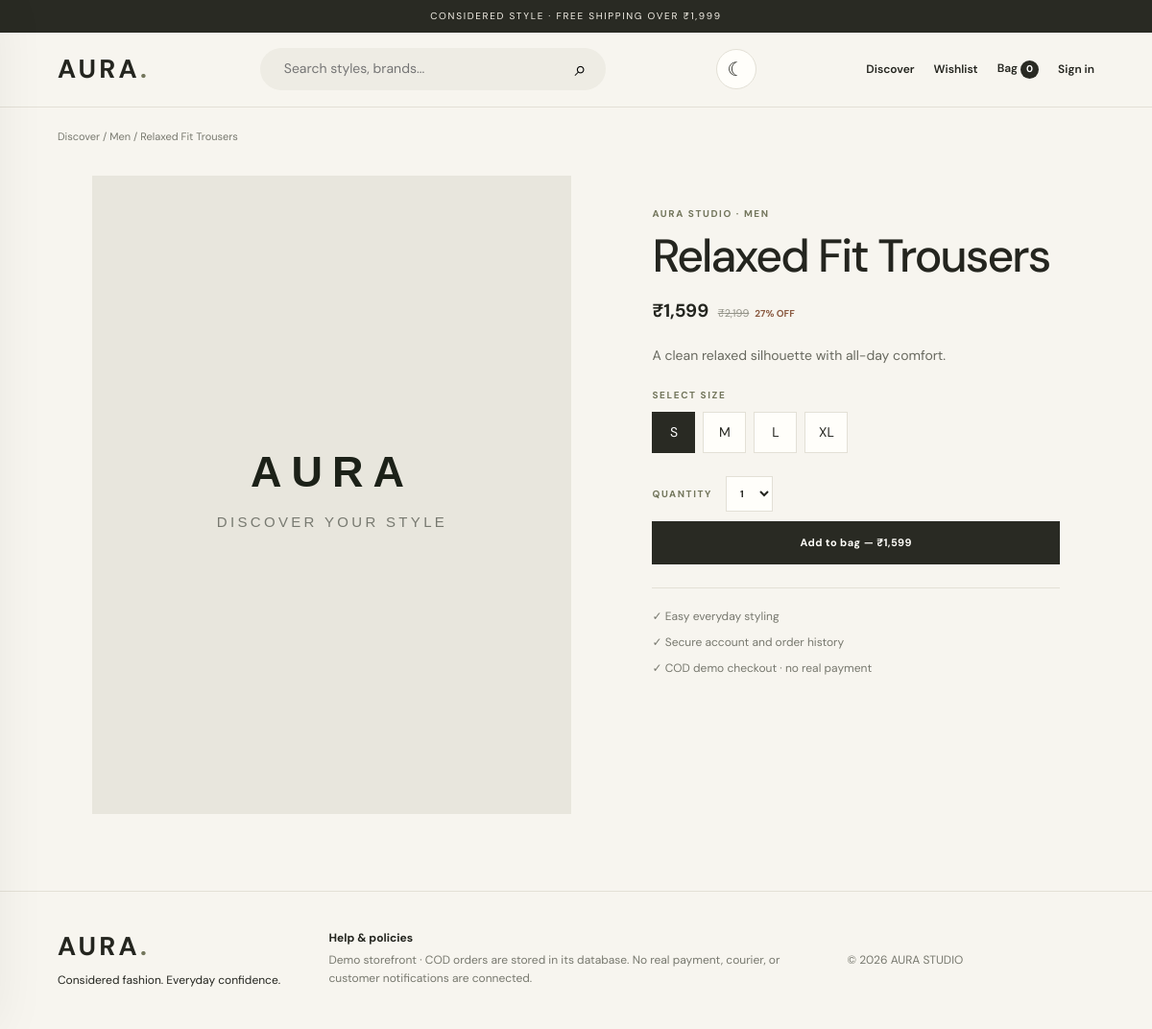
The app's page /product/2 with its own data.
### tables this page shows
CREATE TABLE products(id INTEGER PRIMARY KEY, name TEXT NOT NULL, brand TEXT NOT NULL, category TEXT NOT NULL, price INTEGER NOT NULL, old_price INTEGER NOT NULL DEFAULT 0, sizes TEXT NOT NULL DEFAULT 'One Size', color TEXT NOT NULL DEFAULT '', image TEXT NOT NULL DEFAULT '', description TEXT NOT NULL DEFAULT '', active INTEGER NOT NULL DEFAULT 1, created_at TEXT DEFAULT CURRENT_TIMESTAMP);

### app.py (the view)
@app.route('/product/<int:product_id>')
def product_detail(product_id):
    product=db().execute('SELECT * FROM products WHERE id=? AND active=1',(product_id,)).fetchone()
    if not product: abort(404)
    return render_template('product.html', product=product)

### app.py (called while the page is built)
def db():
    if 'db' not in g:
        g.db = sqlite3.connect(DB_PATH)
        g.db.row_factory = sqlite3.Row
        g.db.execute('PRAGMA foreign_keys = ON')
    return g.db

@app.context_processor
def inject_globals():
    user = None
    if session.get('user_id'):
        user = db().execute('SELECT id,name,email,is_admin FROM users WHERE id=?', (session['user_id'],)).fetchone()
    cart = session.get('cart', {})
    return {'current_user': user, 'cart_count': sum(int(v.get('qty',1)) for v in cart.values()), 'year': 2026}

def csrf_token():
    if '_csrf' not in session: session['_csrf'] = secrets.token_urlsafe(24)
    return session['_csrf']

@app.before_request
def csrf_protect():
    if request.method == 'POST':
        token = request.form.get('_csrf') or request.headers.get('X-CSRF-Token')
        if not token or not secrets.compare_digest(token, session.get('_csrf', '')):
            abort(400, 'Invalid or expired form token. Refresh and try again.')

### templates/product.html
{% extends 'base.html' %}{% block title %}{{ product.name }} — AURA{% endblock %}{% block content %}<div class="breadcrumbs"><a href="{{ url_for('home') }}">Discover</a> / {{ product.category }} / {{ product.name }}</div><section class="detail"><div class="detailimage"><img src="{{ product.image }}" alt="{{ product.name }}" onerror="this.src='{{ url_for('static',filename='product-fallback.svg') }}'"></div><div class="detailcopy"><p class="eyebrow">{{ product.brand }} · {{ product.category }}</p><h1>{{ product.name }}</h1><div class="detailprice">₹{{ '{:,}'.format(product.price) }} <del>₹{{ '{:,}'.format(product.old_price) }}</del>{% if product.old_price>product.price %}<span>{{ ((product.old_price-product.price)*100/product.old_price)|round|int }}% OFF</span>{% endif %}</div><p class="description">{{ product.description }}</p><p class="label">SELECT SIZE</p><form method="post" action="{{ url_for('cart_add',product_id=product.id) }}"><input type="hidden" name="_csrf" value="{{ csrf_token() }}"><div class="sizes">{% for size in product.sizes.split(',') %}<label><input type="radio" name="size" value="{{ size }}" {{ 'checked' if loop.first else '' }}><span>{{ size }}</span></label>{% endfor %}</div><label class="label qtylabel">QUANTITY <select name="qty"><option>1</option><option>2</option><option>3</option></select></label><button class="button dark full">Add to bag — ₹{{ '{:,}'.format(product.price) }}</button></form>{% if current_user %}<form method="post" action="{{ url_for('wishlist_toggle',product_id=product.id) }}"><input type="hidden" name="_csrf" value="{{ csrf_token() }}"><button class="button outline full space">♡ Save to wishlist</button></form>{% endif %}<div class="perks"><p>✓ Easy everyday styling</p><p>✓ Secure account and order history</p><p>✓ COD demo checkout · no real payment</p></div></div></section>{% endblock %}

### static/style.css (style rules this page uses)
:root { --paper:#f7f5ef;--white:#fffefa;--ink:#24251f;--muted:#77786e;--line:#e3e0d6;--olive:#73765c;--accent:#d8c7ad }
* { box-sizing:border-box }
html { scroll-behavior:smooth }
body { margin:0;background:var(--paper);color:var(--ink);font-family:'DM Sans',Arial,sans-serif;font-size:14px;line-height:1.55 }
a { color:inherit;text-decoration:none }
button,input,select,textarea { font:inherit }
button,a,select { cursor:pointer }
.eyebrow,.brand,.label { font-size:10px;letter-spacing:.16em;font-weight:700;color:var(--olive);text-transform:uppercase }
.button { display:inline-flex;justify-content:center;align-items:center;border:1px solid transparent;padding:13px 19px;font-size:11px;font-weight:700;letter-spacing:.04em;transition:.2s;min-height:43px }
.button.dark { background:#292a23;color:#fffefa }
.button.full { width:100% }
.filters select,select { padding:10px;border:1px solid var(--line);background:var(--white);color:var(--ink) }
.price del,.detailprice del { font-weight:400;color:#929287;font-size:11px;margin-left:5px }
.price span,.detailprice span { color:#8b5b42;font-size:10px;margin-left:6px }
.breadcrumbs { padding:22px clamp(18px,5vw,75px);font-size:11px;color:var(--muted) }
.detail { display:grid;grid-template-columns:1fr .85fr;gap:clamp(25px,7vw,100px);padding:10px clamp(18px,8vw,120px) 80px;align-items:start }
.detailimage { background:#eae7de }
.detailimage img { display:block;width:100%;max-height:800px;object-fit:cover }
.detailcopy { padding:22px 0;max-width:450px }
.detailcopy h1 { font-size:clamp(32px,4vw,48px);font-weight:500;line-height:1.12;letter-spacing:-.04em;margin:10px 0 15px }
.detailprice { font-size:19px;font-weight:700 }
.description { margin:22px 0;color:#68695f;max-width:390px }
.label { display:block;margin:22px 0 10px }
.sizes { display:flex;gap:8px;flex-wrap:wrap;margin:10px 0 24px }
.sizes label { cursor:pointer }
.sizes span { border:1px solid var(--line);min-width:45px;height:43px;padding:0 12px;display:grid;place-items:center;background:var(--white) }
.sizes input:checked+span { border-color:#292a23;background:#292a23;color:white }
.qtylabel select { margin-left:10px }
.perks { border-top:1px solid var(--line);margin-top:24px;padding-top:12px;font-size:12px;color:var(--muted) }
.perks p { margin:8px 0 }

### records on screen
products: category "Men", name "Relaxed Fit Trousers", brand "AURA STUDIO", category "MEN", price "1,599", old_price "2,199", old_price+price "27", description "A clean relaxed silhouette with all-day comfort."

### other values on screen
{{ cart_count }} "0"
{{ size }} "S" "M" "L" "XL"
{{ year }} "2026"
